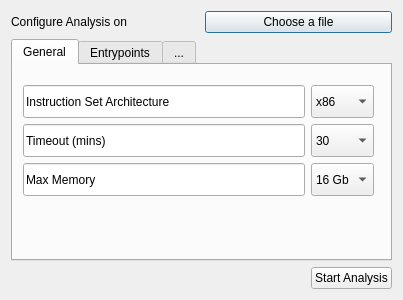
<?xml version="1.0" encoding="UTF-8"?>
<ui version="4.0">
 <class>Configure</class>
 <widget class="QDialog" name="Configure">
  <property name="enabled">
   <bool>true</bool>
  </property>
  <property name="geometry">
   <rect>
    <x>0</x>
    <y>0</y>
    <width>403</width>
    <height>300</height>
   </rect>
  </property>
  <property name="windowTitle">
   <string>Configure Analysis</string>
  </property>
  <property name="windowIcon">
   <iconset resource="Icons/Icons.qrc">
    <normaloff>:/Main2/Screenshot 2025-06-19 122917.png</normaloff>:/Main2/Screenshot 2025-06-19 122917.png</iconset>
  </property>
  <layout class="QGridLayout" name="gridLayout">
   <item row="0" column="0">
    <layout class="QHBoxLayout" name="horizontalLayout">
     <item>
      <widget class="QLabel" name="l_configAnalysis">
       <property name="text">
        <string>Configure Analysis on</string>
       </property>
      </widget>
     </item>
     <item>
      <widget class="QPushButton" name="b_chooseFile">
       <property name="text">
        <string>Choose a file</string>
       </property>
      </widget>
     </item>
    </layout>
   </item>
   <item row="1" column="0">
    <widget class="QTabWidget" name="tab_SetUp">
     <property name="currentIndex">
      <number>0</number>
     </property>
     <widget class="QWidget" name="tab_General_2">
      <attribute name="title">
       <string>General</string>
      </attribute>
      <widget class="QWidget" name="layoutWidget">
       <property name="geometry">
        <rect>
         <x>10</x>
         <y>20</y>
         <width>351</width>
         <height>111</height>
        </rect>
       </property>
       <layout class="QGridLayout" name="gridLayout_2">
        <item row="0" column="0">
         <widget class="QLineEdit" name="b_instrucSetArchi">
          <property name="sizePolicy">
           <sizepolicy hsizetype="Expanding" vsizetype="Expanding">
            <horstretch>0</horstretch>
            <verstretch>0</verstretch>
           </sizepolicy>
          </property>
          <property name="minimumSize">
           <size>
            <width>0</width>
            <height>0</height>
           </size>
          </property>
          <property name="text">
           <string>Instruction Set Architecture</string>
          </property>
         </widget>
        </item>
        <item row="0" column="1">
         <widget class="QComboBox" name="b_optionsInstruc">
          <property name="sizePolicy">
           <sizepolicy hsizetype="Preferred" vsizetype="Expanding">
            <horstretch>0</horstretch>
            <verstretch>0</verstretch>
           </sizepolicy>
          </property>
          <property name="mouseTracking">
           <bool>true</bool>
          </property>
          <property name="tabletTracking">
           <bool>true</bool>
          </property>
          <property name="acceptDrops">
           <bool>true</bool>
          </property>
          <item>
           <property name="text">
            <string>x86</string>
           </property>
          </item>
         </widget>
        </item>
        <item row="1" column="0">
         <widget class="QLineEdit" name="b_timeout">
          <property name="enabled">
           <bool>true</bool>
          </property>
          <property name="sizePolicy">
           <sizepolicy hsizetype="Expanding" vsizetype="Expanding">
            <horstretch>0</horstretch>
            <verstretch>0</verstretch>
           </sizepolicy>
          </property>
          <property name="tabletTracking">
           <bool>true</bool>
          </property>
          <property name="text">
           <string>Timeout (mins)</string>
          </property>
         </widget>
        </item>
        <item row="1" column="1">
         <widget class="QComboBox" name="b_optionsTimeout">
          <property name="enabled">
           <bool>true</bool>
          </property>
          <property name="sizePolicy">
           <sizepolicy hsizetype="Preferred" vsizetype="Expanding">
            <horstretch>0</horstretch>
            <verstretch>0</verstretch>
           </sizepolicy>
          </property>
          <property name="mouseTracking">
           <bool>true</bool>
          </property>
          <property name="tabletTracking">
           <bool>true</bool>
          </property>
          <property name="acceptDrops">
           <bool>true</bool>
          </property>
          <item>
           <property name="text">
            <string>30</string>
           </property>
          </item>
          <item>
           <property name="text">
            <string>60</string>
           </property>
          </item>
          <item>
           <property name="text">
            <string>90</string>
           </property>
          </item>
          <item>
           <property name="text">
            <string>120</string>
           </property>
          </item>
          <item>
           <property name="text">
            <string>180</string>
           </property>
          </item>
         </widget>
        </item>
        <item row="2" column="0">
         <widget class="QLineEdit" name="b_maxMemory">
          <property name="sizePolicy">
           <sizepolicy hsizetype="Expanding" vsizetype="Expanding">
            <horstretch>0</horstretch>
            <verstretch>0</verstretch>
           </sizepolicy>
          </property>
          <property name="text">
           <string>Max Memory</string>
          </property>
         </widget>
        </item>
        <item row="2" column="1">
         <widget class="QComboBox" name="b_optionsMaxMemory">
          <property name="sizePolicy">
           <sizepolicy hsizetype="Preferred" vsizetype="Expanding">
            <horstretch>0</horstretch>
            <verstretch>0</verstretch>
           </sizepolicy>
          </property>
          <property name="mouseTracking">
           <bool>true</bool>
          </property>
          <property name="tabletTracking">
           <bool>true</bool>
          </property>
          <property name="acceptDrops">
           <bool>true</bool>
          </property>
          <item>
           <property name="text">
            <string>16 Gb</string>
           </property>
          </item>
         </widget>
        </item>
       </layout>
      </widget>
     </widget>
     <widget class="QWidget" name="tab_Entrypoints">
      <attribute name="title">
       <string>Entrypoints</string>
      </attribute>
     </widget>
     <widget class="QWidget" name="tab_Extra">
      <attribute name="title">
       <string>...</string>
      </attribute>
     </widget>
    </widget>
   </item>
   <item row="2" column="0" alignment="Qt::AlignmentFlag::AlignRight">
    <widget class="QPushButton" name="b_StartAnalysis">
     <property name="sizePolicy">
      <sizepolicy hsizetype="Minimum" vsizetype="Preferred">
       <horstretch>0</horstretch>
       <verstretch>0</verstretch>
      </sizepolicy>
     </property>
     <property name="text">
      <string>Start Analysis</string>
     </property>
    </widget>
   </item>
  </layout>
 </widget>
 <resources>
  <include location="Icons/Icons.qrc"/>
 </resources>
 <connections/>
</ui>
